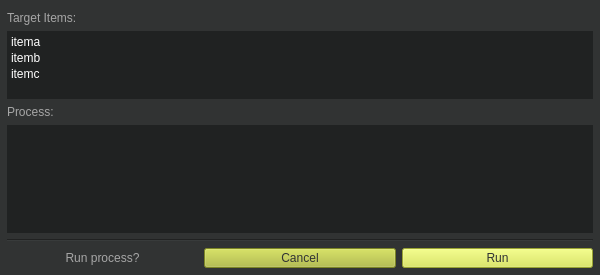
<?xml version="1.0" encoding="UTF-8"?>
<ui version="4.0">
 <class>preview_form</class>
 <widget class="QWidget" name="preview_form">
  <property name="geometry">
   <rect>
    <x>0</x>
    <y>0</y>
    <width>600</width>
    <height>275</height>
   </rect>
  </property>
  <property name="minimumSize">
   <size>
    <width>600</width>
    <height>275</height>
   </size>
  </property>
  <property name="windowTitle">
   <string>Wrap - Preview</string>
  </property>
  <property name="styleSheet">
   <string notr="true">background-color: #313333;
color: #FFFFFF;</string>
  </property>
  <layout class="QVBoxLayout" name="verticalLayout" stretch="0,1,0,3,0,0">
   <property name="leftMargin">
    <number>7</number>
   </property>
   <property name="rightMargin">
    <number>7</number>
   </property>
   <property name="bottomMargin">
    <number>7</number>
   </property>
   <item>
    <widget class="QLabel" name="items_lbl">
     <property name="layoutDirection">
      <enum>Qt::RightToLeft</enum>
     </property>
     <property name="styleSheet">
      <string notr="true">color: #a6a6a6;</string>
     </property>
     <property name="text">
      <string>Target Items:</string>
     </property>
    </widget>
   </item>
   <item>
    <widget class="QTextEdit" name="items_txt">
     <property name="styleSheet">
      <string notr="true">background-color: #202222; color: #FFFFFF; selection-background-color: #D7E646; selection-color: #313333</string>
     </property>
     <property name="frameShape">
      <enum>QFrame::NoFrame</enum>
     </property>
     <property name="sizeAdjustPolicy">
      <enum>QAbstractScrollArea::AdjustToContentsOnFirstShow</enum>
     </property>
     <property name="lineWrapMode">
      <enum>QTextEdit::NoWrap</enum>
     </property>
     <property name="html">
      <string>&lt;!DOCTYPE HTML PUBLIC &quot;-//W3C//DTD HTML 4.0//EN&quot; &quot;http://www.w3.org/TR/REC-html40/strict.dtd&quot;&gt;
&lt;html&gt;&lt;head&gt;&lt;meta name=&quot;qrichtext&quot; content=&quot;1&quot; /&gt;&lt;style type=&quot;text/css&quot;&gt;
p, li { white-space: pre-wrap; }
&lt;/style&gt;&lt;/head&gt;&lt;body style=&quot; font-family:'MS UI Gothic'; font-size:9pt; font-weight:400; font-style:normal;&quot;&gt;
&lt;p style=&quot; margin-top:2px; margin-bottom:2px; margin-left:0px; margin-right:0px; -qt-block-indent:0; text-indent:0px;&quot;&gt;&lt;span style=&quot; font-family:'Consolas,Courier New,monospace'; color:#ffffff;&quot;&gt;itema&lt;/span&gt;&lt;/p&gt;
&lt;p style=&quot; margin-top:2px; margin-bottom:2px; margin-left:0px; margin-right:0px; -qt-block-indent:0; text-indent:0px;&quot;&gt;&lt;span style=&quot; font-family:'Consolas,Courier New,monospace'; color:#ffffff;&quot;&gt;itemb&lt;/span&gt;&lt;/p&gt;
&lt;p style=&quot; margin-top:2px; margin-bottom:2px; margin-left:0px; margin-right:0px; -qt-block-indent:0; text-indent:0px;&quot;&gt;&lt;span style=&quot; font-family:'Consolas,Courier New,monospace'; color:#ffffff;&quot;&gt;itemc&lt;/span&gt;&lt;/p&gt;&lt;/body&gt;&lt;/html&gt;</string>
     </property>
     <property name="tabStopWidth">
      <number>80</number>
     </property>
    </widget>
   </item>
   <item>
    <widget class="QLabel" name="process_lbl">
     <property name="layoutDirection">
      <enum>Qt::RightToLeft</enum>
     </property>
     <property name="styleSheet">
      <string notr="true">color: #a6a6a6;</string>
     </property>
     <property name="text">
      <string>Process:</string>
     </property>
    </widget>
   </item>
   <item>
    <widget class="QTextEdit" name="process_txt">
     <property name="styleSheet">
      <string notr="true">background-color: #202222; color: #FFFFFF; selection-background-color: #D7E646; selection-color: #313333</string>
     </property>
     <property name="frameShape">
      <enum>QFrame::NoFrame</enum>
     </property>
     <property name="sizeAdjustPolicy">
      <enum>QAbstractScrollArea::AdjustToContentsOnFirstShow</enum>
     </property>
     <property name="lineWrapMode">
      <enum>QTextEdit::NoWrap</enum>
     </property>
     <property name="html">
      <string>&lt;!DOCTYPE HTML PUBLIC &quot;-//W3C//DTD HTML 4.0//EN&quot; &quot;http://www.w3.org/TR/REC-html40/strict.dtd&quot;&gt;
&lt;html&gt;&lt;head&gt;&lt;meta name=&quot;qrichtext&quot; content=&quot;1&quot; /&gt;&lt;style type=&quot;text/css&quot;&gt;
p, li { white-space: pre-wrap; }
&lt;/style&gt;&lt;/head&gt;&lt;body style=&quot; font-family:'MS UI Gothic'; font-size:9pt; font-weight:400; font-style:normal;&quot;&gt;
&lt;p style=&quot;-qt-paragraph-type:empty; margin-top:2px; margin-bottom:2px; margin-left:0px; margin-right:0px; -qt-block-indent:0; text-indent:0px;&quot;&gt;&lt;br /&gt;&lt;/p&gt;&lt;/body&gt;&lt;/html&gt;</string>
     </property>
     <property name="tabStopWidth">
      <number>80</number>
     </property>
    </widget>
   </item>
   <item>
    <widget class="Line" name="lower_sep">
     <property name="minimumSize">
      <size>
       <width>0</width>
       <height>3</height>
      </size>
     </property>
     <property name="orientation">
      <enum>Qt::Horizontal</enum>
     </property>
    </widget>
   </item>
   <item>
    <layout class="QHBoxLayout" name="horizontalLayout">
     <item>
      <widget class="QLabel" name="preview_lbl">
       <property name="minimumSize">
        <size>
         <width>60</width>
         <height>0</height>
        </size>
       </property>
       <property name="layoutDirection">
        <enum>Qt::RightToLeft</enum>
       </property>
       <property name="styleSheet">
        <string notr="true">color: #a6a6a6;</string>
       </property>
       <property name="text">
        <string>Run process?</string>
       </property>
       <property name="alignment">
        <set>Qt::AlignCenter</set>
       </property>
      </widget>
     </item>
     <item>
      <widget class="QPushButton" name="ccl_pbt">
       <property name="enabled">
        <bool>true</bool>
       </property>
       <property name="minimumSize">
        <size>
         <width>0</width>
         <height>20</height>
        </size>
       </property>
       <property name="maximumSize">
        <size>
         <width>16777215</width>
         <height>20</height>
        </size>
       </property>
       <property name="autoFillBackground">
        <bool>false</bool>
       </property>
       <property name="styleSheet">
        <string notr="true">background-color: #AEBA33; color: #313333</string>
       </property>
       <property name="text">
        <string>Cancel</string>
       </property>
       <property name="iconSize">
        <size>
         <width>16</width>
         <height>16</height>
        </size>
       </property>
       <property name="default">
        <bool>false</bool>
       </property>
       <property name="flat">
        <bool>false</bool>
       </property>
      </widget>
     </item>
     <item>
      <widget class="QPushButton" name="run_pbt">
       <property name="enabled">
        <bool>true</bool>
       </property>
       <property name="minimumSize">
        <size>
         <width>0</width>
         <height>20</height>
        </size>
       </property>
       <property name="maximumSize">
        <size>
         <width>16777215</width>
         <height>20</height>
        </size>
       </property>
       <property name="autoFillBackground">
        <bool>false</bool>
       </property>
       <property name="styleSheet">
        <string notr="true">background-color: #D7E646; color: #313333</string>
       </property>
       <property name="text">
        <string>Run</string>
       </property>
       <property name="iconSize">
        <size>
         <width>16</width>
         <height>16</height>
        </size>
       </property>
       <property name="default">
        <bool>false</bool>
       </property>
       <property name="flat">
        <bool>false</bool>
       </property>
      </widget>
     </item>
    </layout>
   </item>
  </layout>
 </widget>
 <resources/>
 <connections/>
</ui>
